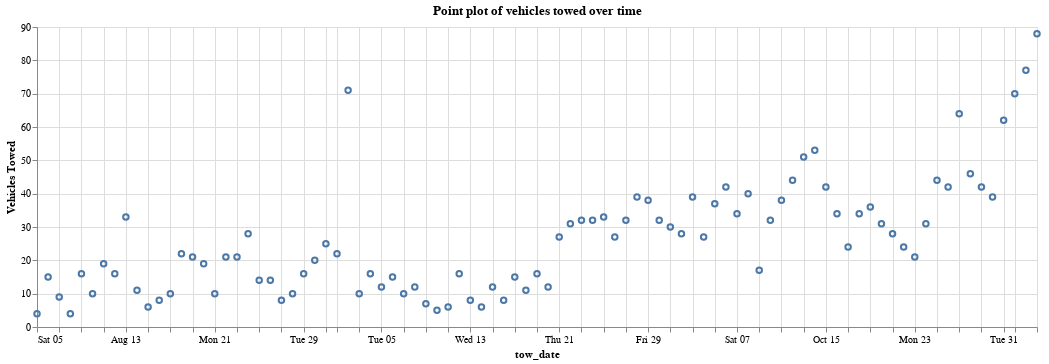

The code cell stored with this chart in its notebook:
### Markdown cell above
# Point plot of vehicles towed over time (past 3 months as per data)
This point plot shows the number of vehicles towed every day in the 3 months available from the dataset.

### Code cell
spec = {
  "$schema": "https://vega.github.io/schema/vega-lite/v5.json",
  "title": "Point plot of vehicles towed over time",
  "data": {
    "values": df.to_csv(),
    "format": {
      "type": "csv"
    }
  },
  "width": 1000,
  "mark": {"type": "point", "tooltip": True},
  "encoding": {
    "x": {"field": "tow_date", "type": "temporal"},
    "y": {"aggregate": "count", "stack": "quantitative",
      "axis": {
        "title": "Vehicles Towed"
      }
    }
  }
}


display(alt.display.html_renderer(spec), raw=True)
